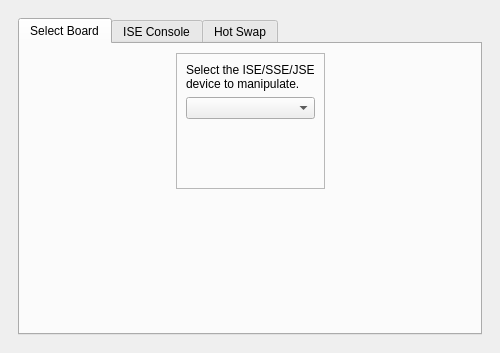
<ui version="4.0" >
 <class>IsePanel</class>
 <widget class="QMainWindow" name="IsePanel" >
  <property name="geometry" >
   <rect>
    <x>0</x>
    <y>0</y>
    <width>500</width>
    <height>353</height>
   </rect>
  </property>
  <property name="sizePolicy" >
   <sizepolicy vsizetype="MinimumExpanding" hsizetype="MinimumExpanding" >
    <horstretch>0</horstretch>
    <verstretch>0</verstretch>
   </sizepolicy>
  </property>
  <property name="minimumSize" >
   <size>
    <width>500</width>
    <height>300</height>
   </size>
  </property>
  <property name="windowTitle" >
   <string>ISE Panel</string>
  </property>
  <widget class="QWidget" name="centralwidget" >
   <layout class="QVBoxLayout" >
    <item>
     <widget class="QFrame" name="frame_4" >
      <property name="sizePolicy" >
       <sizepolicy vsizetype="Expanding" hsizetype="Expanding" >
        <horstretch>0</horstretch>
        <verstretch>0</verstretch>
       </sizepolicy>
      </property>
      <property name="minimumSize" >
       <size>
        <width>4</width>
        <height>4</height>
       </size>
      </property>
      <property name="frameShape" >
       <enum>QFrame::NoFrame</enum>
      </property>
      <property name="frameShadow" >
       <enum>QFrame::Raised</enum>
      </property>
      <layout class="QGridLayout" >
       <item row="0" column="0" >
        <widget class="QTabWidget" name="tabWidget" >
         <property name="sizePolicy" >
          <sizepolicy vsizetype="Expanding" hsizetype="MinimumExpanding" >
           <horstretch>0</horstretch>
           <verstretch>0</verstretch>
          </sizepolicy>
         </property>
         <property name="currentIndex" >
          <number>0</number>
         </property>
         <widget class="QWidget" name="tab" >
          <attribute name="title" >
           <string>Select Board</string>
          </attribute>
          <layout class="QGridLayout" >
           <item row="0" column="0" >
            <spacer>
             <property name="orientation" >
              <enum>Qt::Horizontal</enum>
             </property>
             <property name="sizeHint" >
              <size>
               <width>40</width>
               <height>20</height>
              </size>
             </property>
            </spacer>
           </item>
           <item row="0" column="1" >
            <widget class="QFrame" name="frame" >
             <property name="frameShape" >
              <enum>QFrame::StyledPanel</enum>
             </property>
             <property name="frameShadow" >
              <enum>QFrame::Raised</enum>
             </property>
             <layout class="QVBoxLayout" >
              <item>
               <widget class="QLabel" name="label" >
                <property name="sizePolicy" >
                 <sizepolicy vsizetype="Minimum" hsizetype="Minimum" >
                  <horstretch>0</horstretch>
                  <verstretch>0</verstretch>
                 </sizepolicy>
                </property>
                <property name="text" >
                 <string>Select the ISE/SSE/JSE device to manipulate.</string>
                </property>
                <property name="wordWrap" >
                 <bool>true</bool>
                </property>
               </widget>
              </item>
              <item>
               <widget class="QComboBox" name="board_select" >
                <property name="sizePolicy" >
                 <sizepolicy vsizetype="Fixed" hsizetype="MinimumExpanding" >
                  <horstretch>0</horstretch>
                  <verstretch>0</verstretch>
                 </sizepolicy>
                </property>
               </widget>
              </item>
              <item>
               <spacer>
                <property name="orientation" >
                 <enum>Qt::Vertical</enum>
                </property>
                <property name="sizeHint" >
                 <size>
                  <width>20</width>
                  <height>40</height>
                 </size>
                </property>
               </spacer>
              </item>
             </layout>
            </widget>
           </item>
           <item row="0" column="2" >
            <spacer>
             <property name="orientation" >
              <enum>Qt::Horizontal</enum>
             </property>
             <property name="sizeHint" >
              <size>
               <width>40</width>
               <height>20</height>
              </size>
             </property>
            </spacer>
           </item>
           <item row="1" column="1" >
            <spacer>
             <property name="orientation" >
              <enum>Qt::Vertical</enum>
             </property>
             <property name="sizeHint" >
              <size>
               <width>20</width>
               <height>40</height>
              </size>
             </property>
            </spacer>
           </item>
          </layout>
         </widget>
         <widget class="QWidget" name="tab_4" >
          <attribute name="title" >
           <string>ISE Console</string>
          </attribute>
          <layout class="QGridLayout" >
           <item row="0" column="0" >
            <widget class="QFrame" name="frame_3" >
             <property name="sizePolicy" >
              <sizepolicy vsizetype="Expanding" hsizetype="Expanding" >
               <horstretch>0</horstretch>
               <verstretch>0</verstretch>
              </sizepolicy>
             </property>
             <property name="frameShape" >
              <enum>QFrame::StyledPanel</enum>
             </property>
             <property name="frameShadow" >
              <enum>QFrame::Raised</enum>
             </property>
             <layout class="QGridLayout" >
              <item row="0" column="0" colspan="4" >
               <widget class="QTextEdit" name="console_text" >
                <property name="font" >
                 <font>
                  <family>DEC Terminal</family>
                 </font>
                </property>
                <property name="readOnly" >
                 <bool>true</bool>
                </property>
                <property name="acceptRichText" >
                 <bool>true</bool>
                </property>
               </widget>
              </item>
              <item row="1" column="0" >
               <widget class="QPushButton" name="console_refresh" >
                <property name="sizePolicy" >
                 <sizepolicy vsizetype="Fixed" hsizetype="Fixed" >
                  <horstretch>0</horstretch>
                  <verstretch>0</verstretch>
                 </sizepolicy>
                </property>
                <property name="text" >
                 <string>Refresh</string>
                </property>
               </widget>
              </item>
              <item row="1" column="1" >
               <widget class="QPushButton" name="diag0" >
                <property name="text" >
                 <string>diag0</string>
                </property>
               </widget>
              </item>
              <item row="1" column="2" >
               <widget class="QPushButton" name="diag1" >
                <property name="sizePolicy" >
                 <sizepolicy vsizetype="Fixed" hsizetype="Fixed" >
                  <horstretch>0</horstretch>
                  <verstretch>0</verstretch>
                 </sizepolicy>
                </property>
                <property name="text" >
                 <string>diag1</string>
                </property>
               </widget>
              </item>
              <item row="1" column="3" >
               <spacer>
                <property name="orientation" >
                 <enum>Qt::Horizontal</enum>
                </property>
                <property name="sizeHint" >
                 <size>
                  <width>181</width>
                  <height>26</height>
                 </size>
                </property>
               </spacer>
              </item>
             </layout>
            </widget>
           </item>
          </layout>
         </widget>
         <widget class="QWidget" name="tab_5" >
          <attribute name="title" >
           <string>Hot Swap</string>
          </attribute>
          <widget class="QFrame" name="frame_2" >
           <property name="geometry" >
            <rect>
             <x>100</x>
             <y>30</y>
             <width>212</width>
             <height>181</height>
            </rect>
           </property>
           <property name="frameShape" >
            <enum>QFrame::StyledPanel</enum>
           </property>
           <property name="frameShadow" >
            <enum>QFrame::Raised</enum>
           </property>
           <layout class="QVBoxLayout" >
            <item>
             <widget class="QLabel" name="label_2" >
              <property name="text" >
               <string>Check the button to disengage the board for power off.</string>
              </property>
              <property name="wordWrap" >
               <bool>true</bool>
              </property>
             </widget>
            </item>
            <item>
             <widget class="QCheckBox" name="power_switch" >
              <property name="text" >
               <string>Power off</string>
              </property>
             </widget>
            </item>
            <item>
             <widget class="QLabel" name="label_3" >
              <property name="text" >
               <string>While the button is checked, the board can be powered off and replaced.</string>
              </property>
              <property name="wordWrap" >
               <bool>true</bool>
              </property>
             </widget>
            </item>
           </layout>
          </widget>
         </widget>
        </widget>
       </item>
      </layout>
     </widget>
    </item>
   </layout>
  </widget>
 </widget>
 <resources/>
 <connections/>
</ui>
